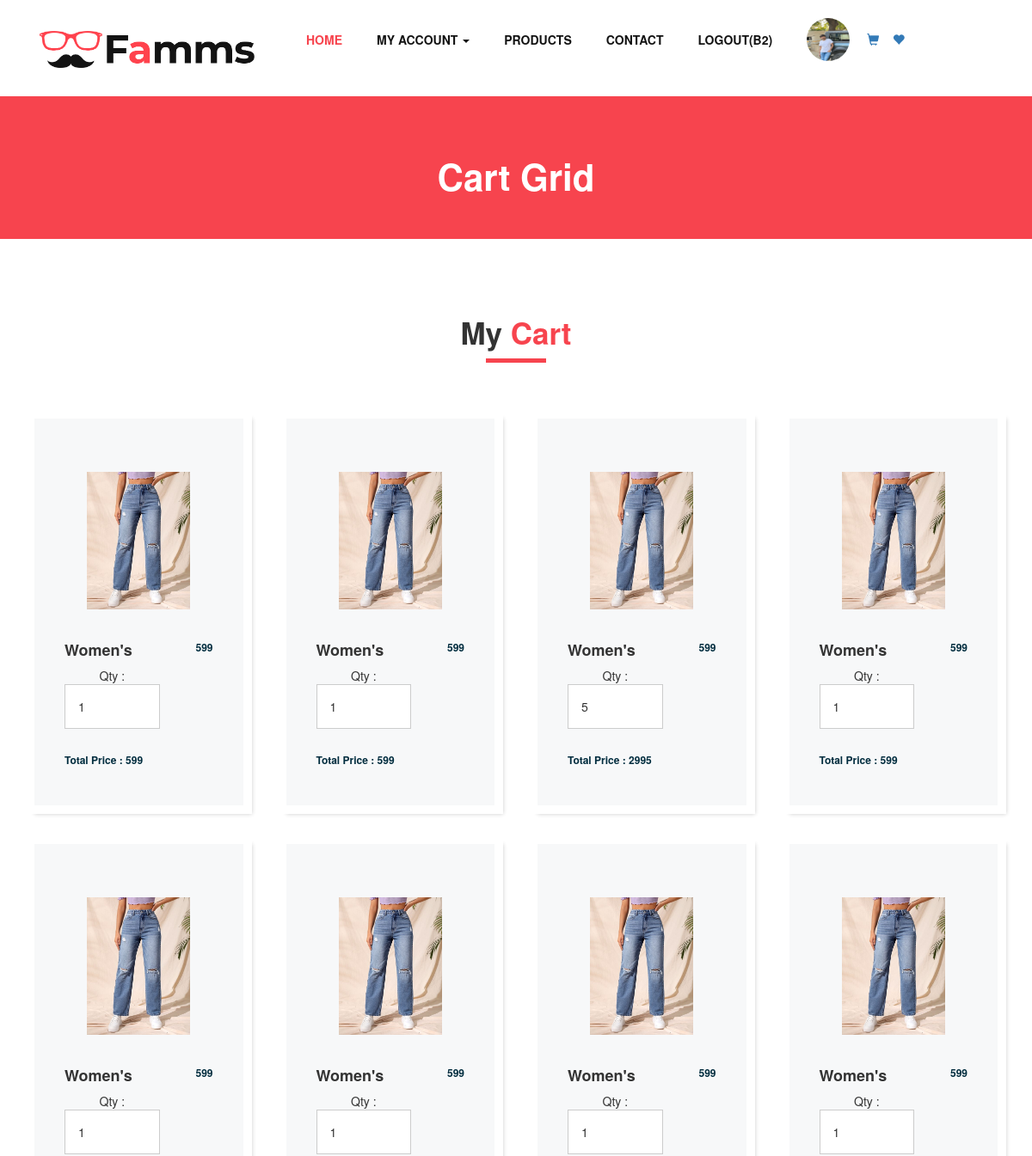
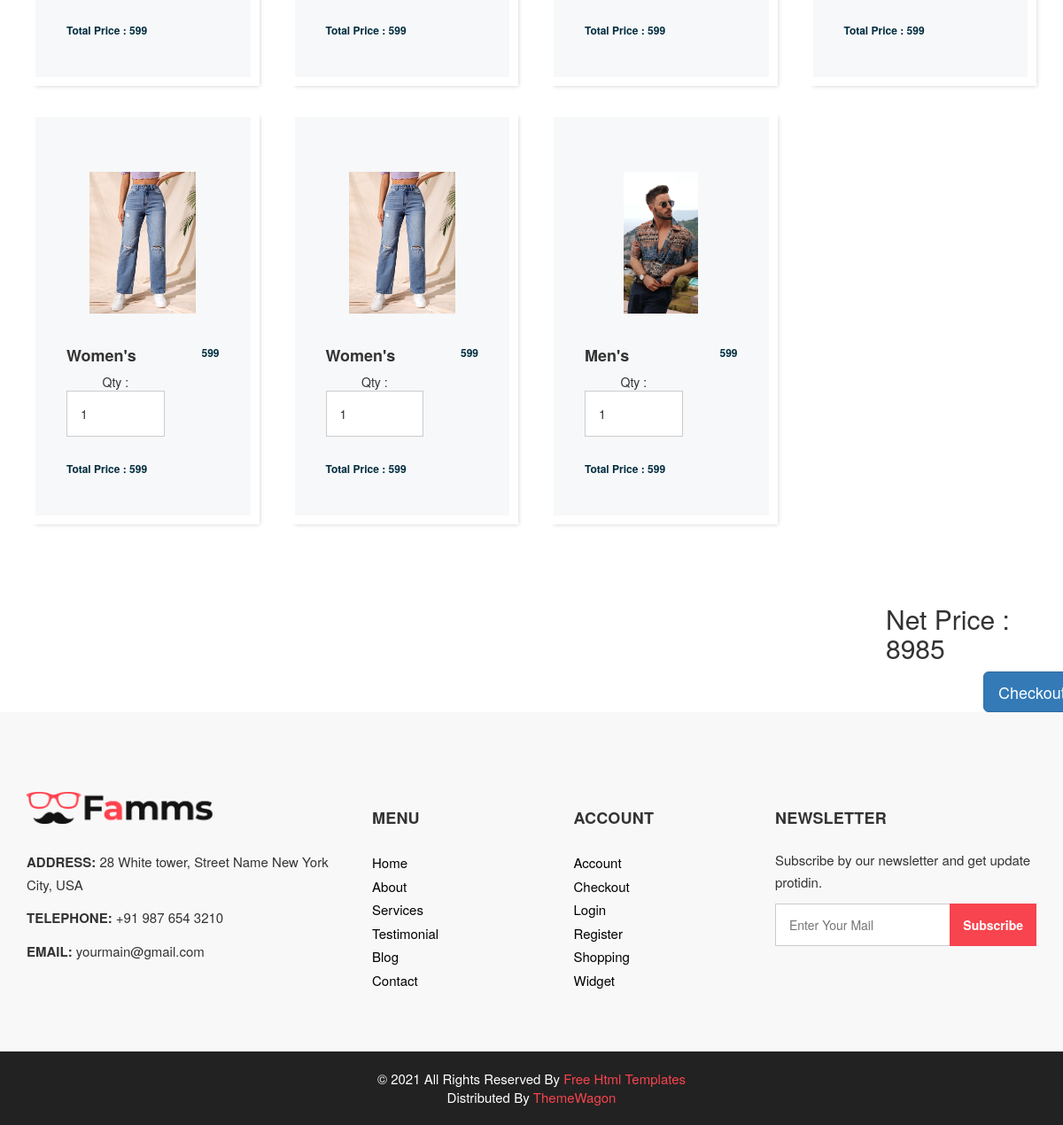
/cart/ (signed in), run on the app's committed database (2 pictures, top to bottom).
### myapp/models.py (models this page shows, shortened)
class Cart(models.Model):
     user=models.ForeignKey(User,on_delete=models.CASCADE)
     product=models.ForeignKey(Product,on_delete=models.CASCADE)
     date=models.DateTimeField(default=timezone.now)
     product_price=models.PositiveIntegerField()
     product_qty=models.PositiveIntegerField()
     total_price=models.PositiveIntegerField()
     payment_status=models.BooleanField(default=False)

class Product(models.Model):
    catagory=(
        ("Men","Men"),
        ("Women","Women"),
        ("Kids","Kids"),
    )
    sub_catagory=(
        ("Jeans","Jeans"),
        ("T-shirt","T-shirt"),
        ("Shirts","Shirts"),
    )
    seller=models.ForeignKey(User,on_delete=models.CASCADE)
    product_catagory=models.CharField(max_length=100,choices=catagory)
    product_sub_catagory=models.CharField(max_length=100,choices=sub_catagory)
    product_name=models.CharField(max_length=100)
    product_price=models.PositiveBigIntegerField()
    product_image=models.ImageField(upload_to="product_image/")
    product_desc=models.TextField()

### myapp/views.py (the view)
# urls.py: path('cart/',views.cart,name='cart'),
def cart(request):
	net_price=0
	user=User.objects.get(email=request.session['email'])
	carts=Cart.objects.filter(user=user)
	for i in carts:
		net_price=net_price+i.total_price
	request.session['cart_count']=len(carts)
	return render(request,'cart.html',{'carts':carts,'net_price':net_price})

### myapp/templates/cart.html (shortened to what this page needs)
{% extends 'header.html' %}
{% load static %}
{% block content %}
<!DOCTYPE html>
<html>
   <head>
   </head>
   <body class="sub_page">
      <section class="inner_page_head">
         <div class="container_fuild">
            <div class="row">
               <div class="col-md-12">
                  <div class="full">
                     <h3>Cart Grid</h3>
                  </div>
               </div>
            </div>
         </div>
      </section>
      <section class="product_section layout_padding">
         <div class="container">
            <div class="heading_container heading_center">
               <h2>
                  {% if carts %}
                     My <span>Cart</span>
                  {% else %}
                     No Products In <span>Cart</span>
                  {% endif %}
               </h2>
            </div>
            <div class="row">
               {% for i in carts %}
               <div class="col-sm-6 col-md-4 col-lg-3">
                  <div class="box">
                     <div class="img-box">
                        <img src="{{i.product.product_image.url}}" alt="">
                     </div>
                     <div class="detail-box">
                        <h5>
                           {{i.product.product_catagory}}'s {{i.product.product_sub_category}}
                        </h5>
                        <h6>
                           {{i.product.product_price}}
                        </h6>
                     </div>
                     <div class="detail-box">
                        <form name="change_qty" method="post" action="{% url 'change-qty' pk=i.pk %}">
                           Qty :<input type="number" name="product_qty" value="{{i.product_qty}}" min="1" max="10" onchange="this.form.submit()">
                        </form>
                     </div>
                     <div class="detail-box">
                        <h6>
                          Total Price : {{i.total_price}}
                        </h6>
                     </div>
                  </div>
               </div>
               {% endfor %}
            </div>
         </div>
      </section>
      <h2 style="margin-left: 1000px; ">
         Net Price : {{net_price}}
      </h2>
      <form method="post">
         <button type="button" class="btn btn-lg btn-primary" id="checkout-button" style="margin-left: 1110px;">Checkout</button>
     </form>
   </body>
</html>
{% endblock %}

### myapp/static/css/style.css (style rules this page uses)
* { box-sizing: border-box; }
body { font-family: 'Montserrat', sans-serif; color: #0c0c0c; background-color: #ffffff; overflow-x: hidden; }
.layout_padding { padding: 70px 0; }
h1, h2 { font-family: 'Playfair Display', serif; }
.heading_container { display: -webkit-box; display: -ms-flexbox; display: flex; -webkit-box-orient: vertical; -webkit-box-direction: normal; -ms-flex-direction: column; flex-direction: column; -webkit-box-align: start; -ms-flex-align: start; align-items: flex-start; }
.heading_container h2 { position: relative; margin-bottom: 0; font-size: 3.5rem; font-weight: bold; }
.heading_container h2::after { content: ""; display: block; width: 70px; height: 5px; background: #f7444e; margin: 10px auto 10px; }
.heading_container h2 span { color: #f7444e; }
.heading_container.heading_center { -webkit-box-align: center; -ms-flex-align: center; align-items: center; text-align: center; }
.btn, .btn:focus { outline: none !important; -webkit-box-shadow: none; box-shadow: none; }
.product_section .heading_container { margin-bottom: 20px; }
.product_section .box { position: relative; margin-top: 25px; padding: 35px 35px; background-color: #f7f8f9; -webkit-transition: all .3s; transition: all .3s; overflow: hidden; box-shadow: 5px 5px 5px -5px rgba(0,0,0,.2); border: solid #fff 10px; }
.product_section .box .img-box { display: -webkit-box; display: -ms-flexbox; display: flex; -webkit-box-pack: center; -ms-flex-pack: center; justify-content: center; -webkit-box-align: center; -ms-flex-align: center; align-items: center; height: 215px; }
.product_section .box .img-box img { max-width: 100%; max-height: 160px; -webkit-transition: all .3s; transition: all .3s; }
.product_section .box .detail-box { text-align: center; display: -webkit-box; display: -ms-flexbox; display: flex; -webkit-box-pack: justify; -ms-flex-pack: justify; justify-content: space-between; }
.product_section .box .detail-box h5 { font-size: 18px; margin-top: 10px; }
.product_section .box .detail-box h6 { margin-top: 10px; color: #002c3e; font-weight: 600; }
.detail-box h5 { font-size: 21px; font-weight: 700; }
.inner_page_head { background: #f7444e; text-align: center; color: #fff; padding-top: 50px; padding-bottom: 40px; }
.inner_page_head h3 { font-size: 42px; font-weight: 800; }
form input { background: #fff; border: solid #ccc 1px; padding: 15px 15px; width: 100%; font-size: 14px; margin-bottom: 20px; text-transform: capitalize; line-height: normal; }

### myapp/static/css/responsive.css (style rules this page uses)
@media (min-width: 1200px) { .container { max-width: 1170px; } }

### data on the page
Cart: product.product_image (picture), product.product_catagory "Women", product.product_price "599", product_qty "1", total_price "599"
Cart: product.product_image (picture), product.product_catagory "Women", product.product_price "599", product_qty "1", total_price "599"
Cart: product.product_image (picture), product.product_catagory "Women", product.product_price "599", product_qty "5", total_price "2995"
Cart: product.product_image (picture), product.product_catagory "Women", product.product_price "599", product_qty "1", total_price "599"
Cart: product.product_image (picture), product.product_catagory "Women", product.product_price "599", product_qty "1", total_price "599"
Cart: product.product_image (picture), product.product_catagory "Women", product.product_price "599", product_qty "1", total_price "599"
Cart: product.product_image (picture), product.product_catagory "Women", product.product_price "599", product_qty "1", total_price "599"
Cart: product.product_image (picture), product.product_catagory "Women", product.product_price "599", product_qty "1", total_price "599"
Cart: product.product_image (picture), product.product_catagory "Women", product.product_price "599", product_qty "1", total_price "599"
Cart: product.product_image (picture), product.product_catagory "Women", product.product_price "599", product_qty "1", total_price "599"
Cart: product.product_image (picture), product.product_catagory "Men", product.product_price "599", product_qty "1", total_price "599"

### other printed values
{{ request.session.fname }} "B2"
{{ net_price }} "8985"
